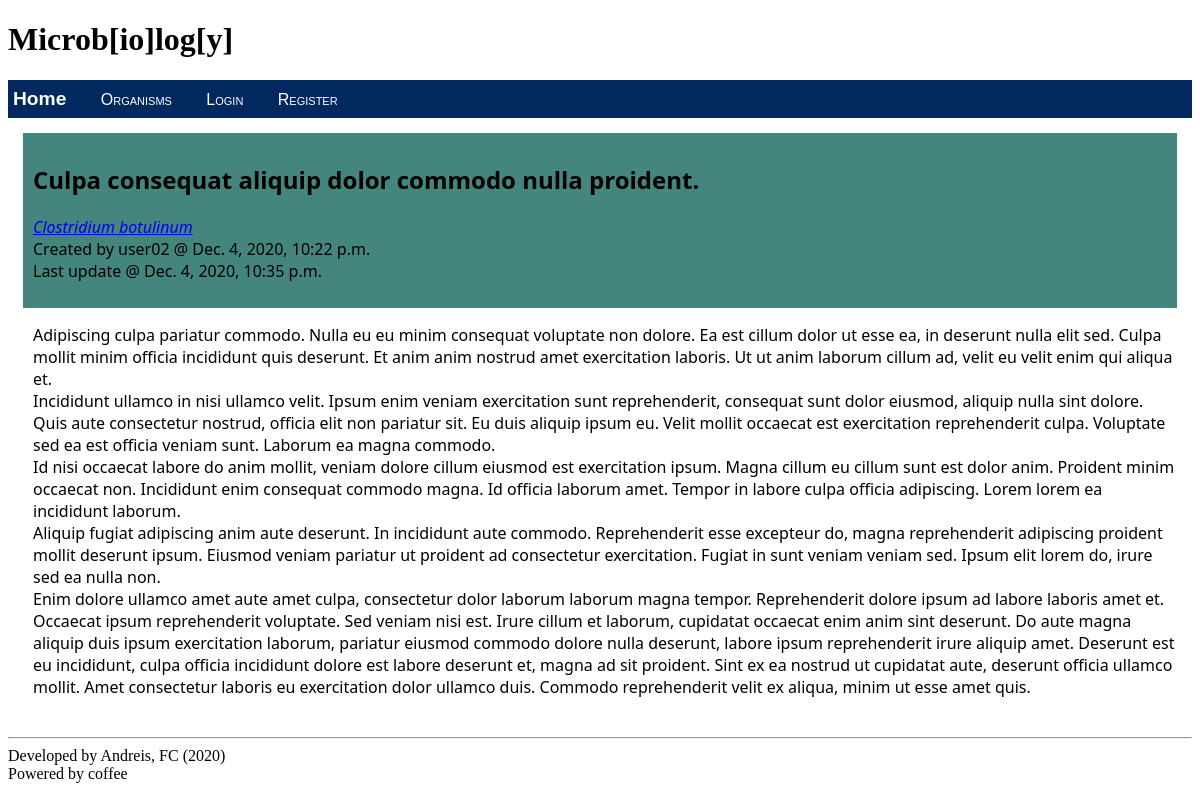
The app's page /2020/12/culpa-consequat-aliquip-dolor-commodo-nulla-proident/, older data.
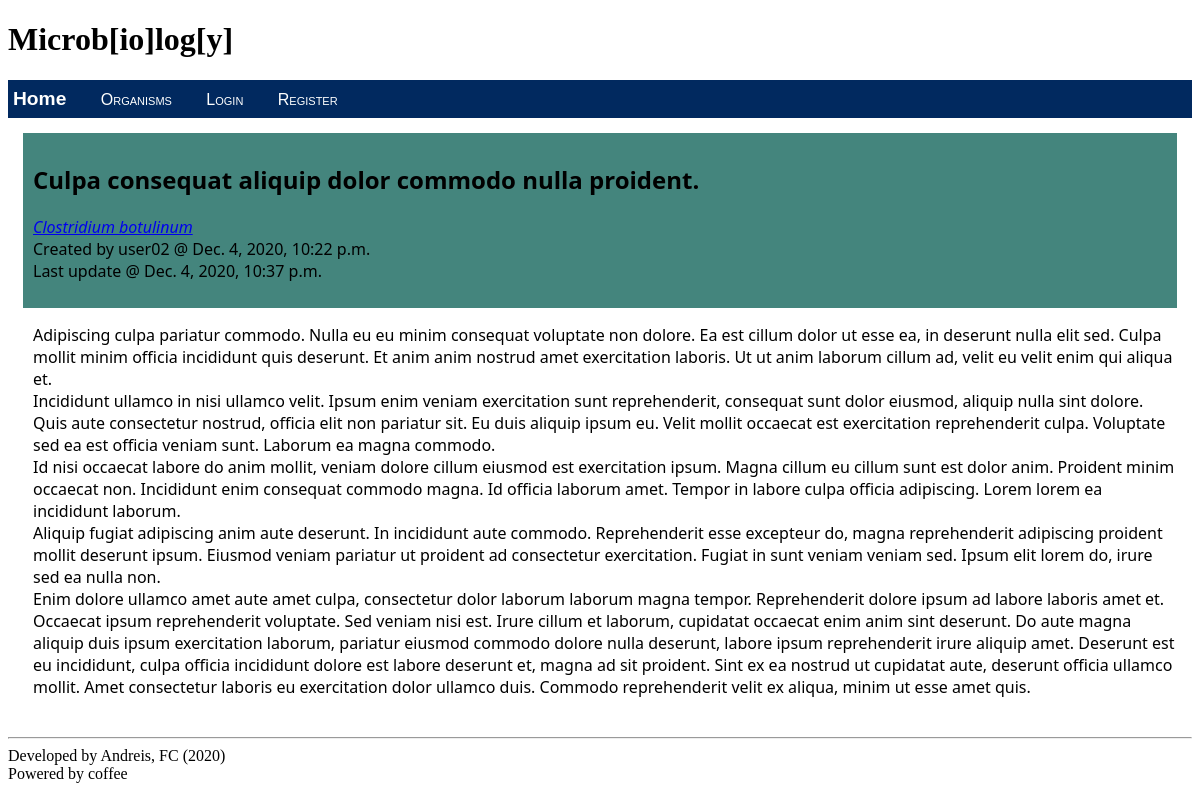
The same page, newer data.
### mainpage/models.py (models this page shows, shortened)
class Post(models.Model):
    title = models.CharField(max_length=250)
    author = models.ForeignKey(User, default=1, on_delete=models.SET_DEFAULT)
    creationdate = models.DateTimeField('date published')
    updatedate = models.DateTimeField('date updated')
    organism = models.ForeignKey(Organism, default=1, on_delete=models.SET_DEFAULT)
    text = models.TextField()
    slug = models.SlugField(unique=True)

class Organism(models.Model):
    name=models.CharField(max_length=150)
    slug=models.SlugField(unique=True)
    def __str__(self):
        return self.name

### mainpage/views.py (the view)
# urls.py: path('<int:year>/<int:month>/<slug:slug>/', views.detailedpost, name="detailedpost"),
def detailedpost(request, year, month, slug):
    post = Post.objects.get(slug=slug)
    return render(
        request,
        'mainpage/detailedpost.html',
        {'post':post}
    )

### mainpage/templates/mainpage/detailedpost.html (shortened to what this page needs)
{% extends "mainpage/base_layout.html" %}
{% block content %}
    {% if post %}
        <div style="background-color: #44857d; padding:10px;">
            <p><h2>{{post.title}}</h2>
            <a href="{% url 'byorganism' post.organism.slug %}"><i>{{post.organism}}</i></a><br>
            Created by {{post.author}} @ {{post.creationdate}}<br>
            Last update @ {{post.updatedate}}</p>
        </div>
        <p style="margin-left: 10px;">{{post.text | linebreaksbr | safe}}</p>
    {% endif %}
{% endblock %}

Row changes from the older to the newer data that the page shows:
changed Post "Culpa consequat aliquip dolor commodo nulla proident.": updatedate "Dec. 4, 2020, 10:35 p.m." → "Dec. 4, 2020, 10:37 p.m."
